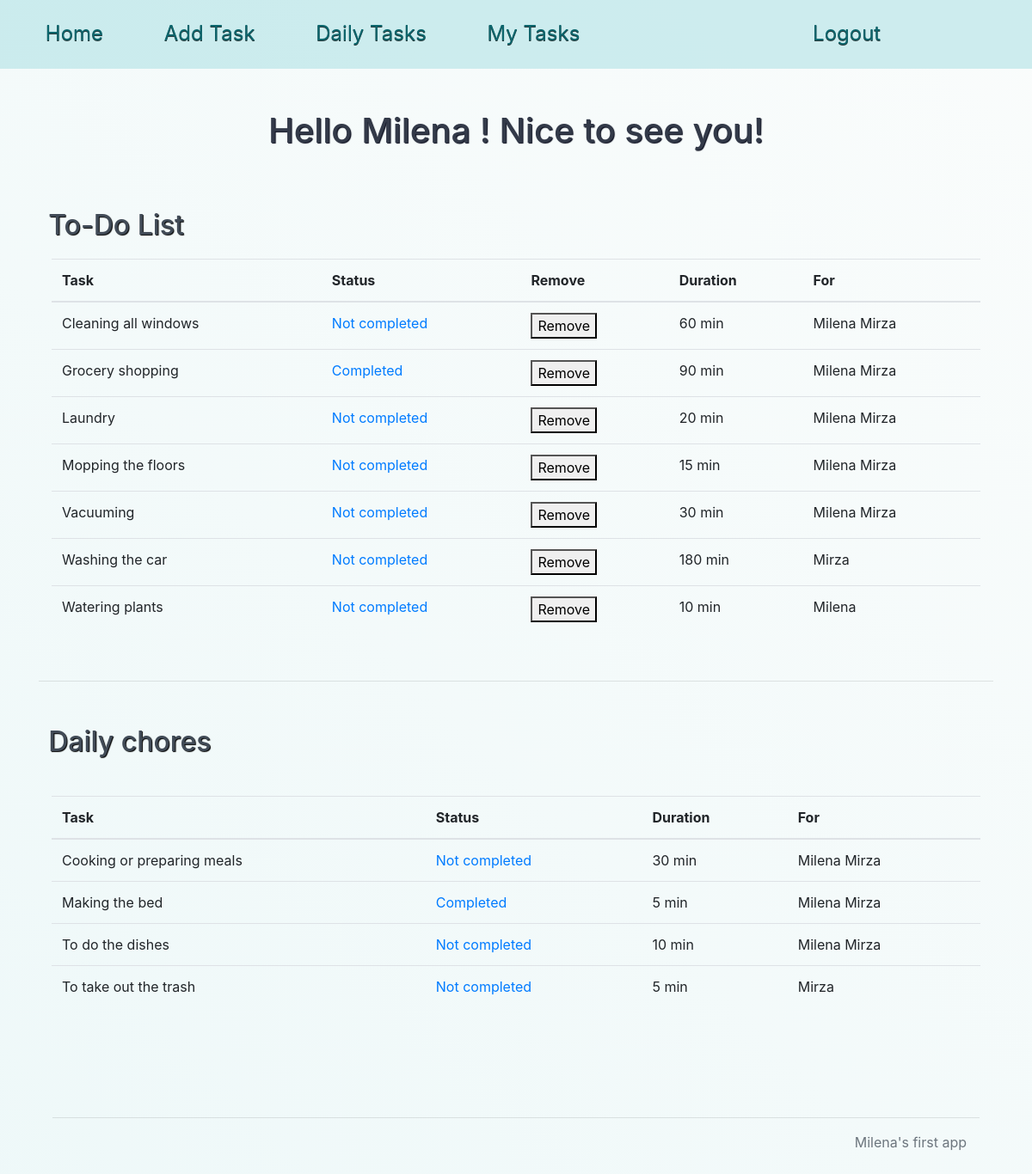
Screenshot of / (signed in) with the database file from the repository.
### website/models.py (models this page shows, shortened)
class User(db.Model, UserMixin):
    id = db.Column(db.Integer, primary_key = True)
    email = db.Column(db.String(50), unique = True)
    password = db.Column(db.String(50))
    name = db.Column(db.String(50))
    def __repr__(self):
        return f'{self.name}'

class Note(db.Model):
    id = db.Column(db.Integer, primary_key = True)
    data = db.Column(db.String(100))
    date = db.Column(db.DateTime(timezone = True),default = func.now())
    user_id = db.relationship('User',secondary = tasks,backref = "notes")
    finish = db.Column(db.Boolean, default = False, nullable = False)
    dailytask = db.Column(db.Boolean, default = False)
    duration = db.Column(db.Integer)

### website/views.py (the view)
@views.route('/',methods = ['GET','POST'])
@login_required
def home():
    notes = Note.query.order_by(Note.data).all()
    usernames = User.query.order_by(User.name).all()
    return render_template("home.html", user = current_user, notes = notes, usernames = usernames)

### website/__init__.py (called while the page is built)
def create_app():
    app=Flask(__name__)
    app.config['SECRET_KEY']='hjhjhjhfdhj jhsdajhufenkf'
    app.config['SQLALCHEMY_DATABASE_URI'] = f'sqlite:///{DB_NAME}'
    db.init_app(app)
    from .views import views
    from .auth import auth
    app.register_blueprint(views, url_prefix="/")
    app.register_blueprint(auth, url_prefix="/")
    from .models import User,Note
    create_database(app)
    login_manager=LoginManager()
    login_manager.login_view='auth.login'
    login_manager.init_app(app)
    @login_manager.user_loader
    def load_user(id):
        return User.query.get(int(id))
    return app

### website/templates/home.html (shortened to what this page needs)
{% extends "base.html" %}
{% block content %}
<h1>Hello {{ user }} ! Nice to see you! </h1>
<main>
  <h2>To-Do List</h2>
  <div class="container table-responsive">
  <table class="table">
    <thead>
    <tr>
      <th id="task">Task</th>
      <th id="status">Status</th>
      <th id="update">Remove</th>
      <th id="duration">Duration</th>
      <th id="user">For</th>
    </tr>
    </thead>
    <tbody>
  {% for note in notes %}
  {% if note.dailytask==False %}
    <tr>
      <td>{{note.data}}</td>
  {% if note.finish==True %}
      <td><a href="{{ url_for('views.updateStatus', id=note.id) }}"  data-source="{{note.id}}"> Completed </a></td>
  {% else %}
      <td><a href="{{ url_for('views.updateStatus', id=note.id) }}" data-source="{{note.id}}">Not completed</a></td>
  {% endif %}
      <td><button type="button" onClick="deleteNote({{ note.id }})">Remove</button></td>
      <td> {{note.duration}} min </td>
      <td data-source="{{ note.note_id }}" >{% for user in note.user_id %}{{ user }} {% endfor %}</td>
    </tr>
  {% endif %}
  {% endfor %}
    </tbody>
  </table>
  </div><br><hr><br>
  <h2>Daily chores</h2><br>
  <div class="container table-responsive">
    <table class="table">
      <thead>
      <tr>
        <th id="task">Task</th>
        <th id="status">Status</th>
        <th id="duration">Duration</th>
        <th id="user">For</th>
      </tr>
      </thead>
      <tbody>
  {% for note in notes %}
  {% if note.dailytask==True %}
      <tr>
        <td>{{note.data}}</td>
  {% if note.finish==True %}
        <td><a href="{{ url_for('views.updateStatus', id=note.id) }}"  data-source="{{note.id}}">Completed</a></td>
  {% else %}
        <td><a href="{{ url_for('views.updateStatus', id=note.id) }}" data-source="{{note.id}}">Not completed</a></td>
  {% endif %}
        <td> {{note.duration}} min </td>
        <td data-source="{{ note.note_id }}" >{% for user in note.user_id %}{{ user }} {% endfor %}</td>
      </tr>
  {% endif %}
  {% endfor %}
    </tbody>
  </table>
 </div>
</main>
<footer class="footer">
  <hr>
  <div class="container">
    <p class="text-muted">Milena's first app</p>
  </div>
</footer>
{% endblock %}

### website/static/style.css (style rules this page uses)
html { display: flex; justify-content: center; background: linear-gradient(45deg, rgba(226, 226, 226, 0.485), rgba(212, 216, 217, 0.458)) ; }
body { background: linear-gradient(45deg, rgba(220, 241, 242, 0.479), rgba(244, 249, 248, 0.479)); font-family: "Quicksand", sans-serif; color:rgb(38, 54, 55); width: 1200px; margin-left: auto; margin-right: auto; height: 100%; margin-top:0; margin-bottom: 2px; padding: 0; }
h1 { color: rgb(51, 58, 73); padding: 3rem; font-size: 5rem; text-decoration: none; text-shadow: 1px 1px 1px rgb(7, 10, 26); text-align: center; }
h2 { color: rgb(65, 75, 87); font-size: 3rem; font-weight: lighter; padding: 0.7rem; text-decoration: none; text-shadow: 1px 1px 1px rgb(0,0,0); }
footer { margin: 5rem 0 0 0; padding: 1rem; text-align: right; }

### rows the page displays
User: name "Milena"
Note: data "Cleaning all windows", duration "60"
User: name "Mirza"
Note: data "Grocery shopping", duration "90"
Note: data "Laundry", duration "20"
Note: data "Mopping the floors", duration "15"
Note: data "Vacuuming", duration "30"
Note: data "Washing the car", duration "180"
Note: data "Watering plants", duration "10"
Note: data "Cooking or preparing meals", duration "30"
Note: data "Making the bed", duration "5"
Note: data "To do the dishes", duration "10"
Note: data "To take out the trash", duration "5"
